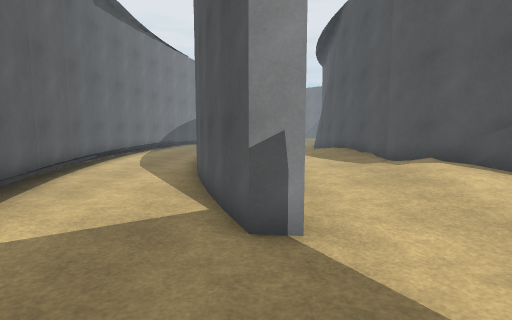
[1] (above)

15 first-person views from a walk through a scene from a Unity 3-D project. The camera is 1.4 m above the floor, tilts 6° down and sees 80° across. The floor is counted in squares, 1 m on a side. Each view is taken from the middle of a square. On the plan, view 1 faces up. The plan holds only what a view shows up to about 14 squares ahead; the rest is blank. The place goes on beyond the plan. Some animated figures are not drawn. Surface patterns are stand-ins for the level's own textures.

[2]
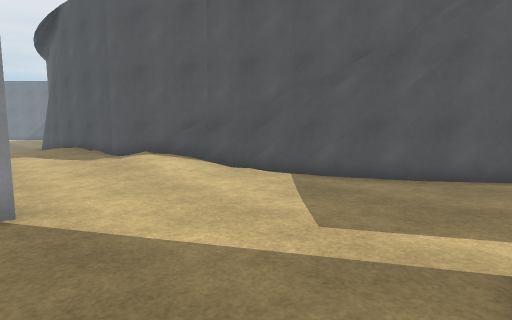

[3]
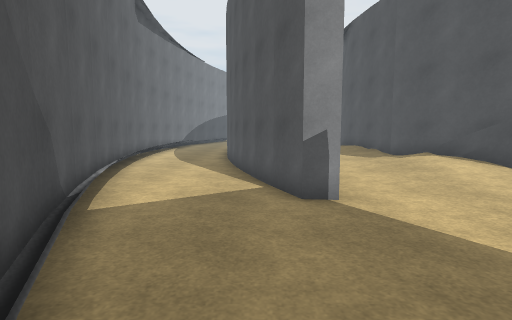

[4]
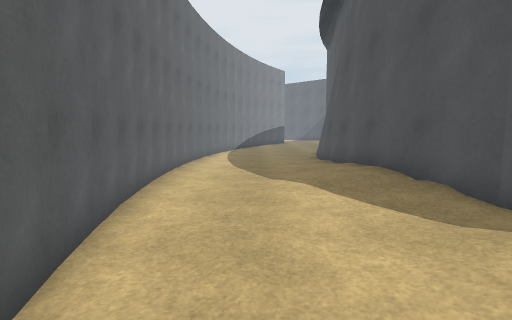

[5]
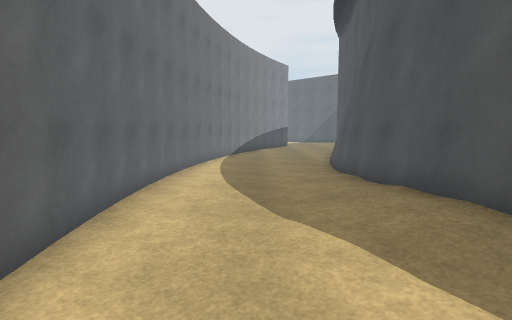

[6]
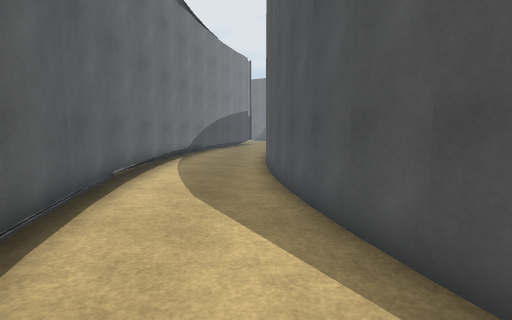

[7]
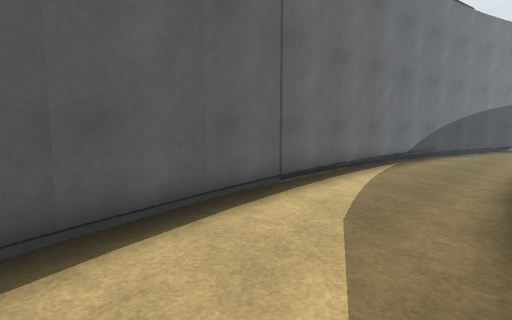

[8]
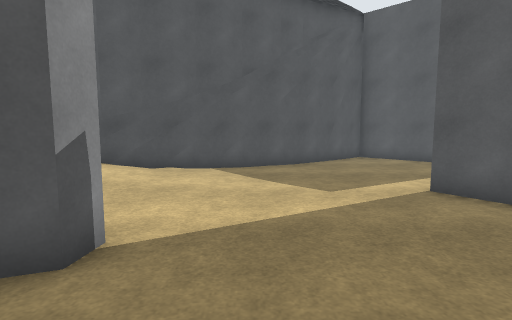

[9]
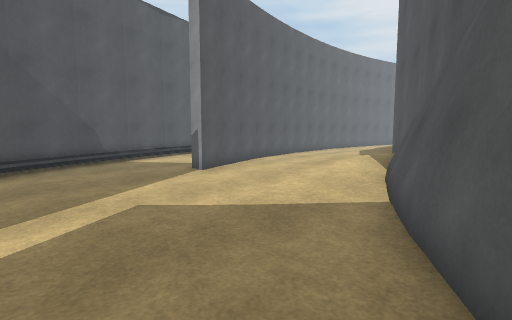

[10]
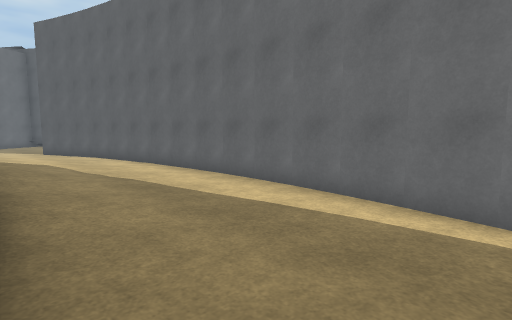

[11]
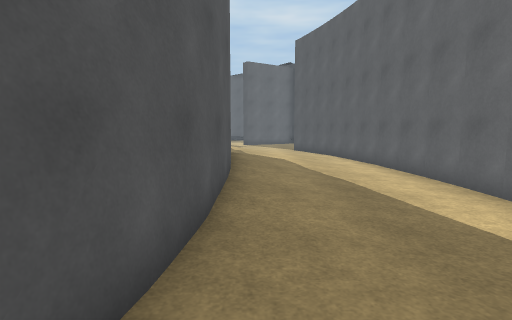

[12]
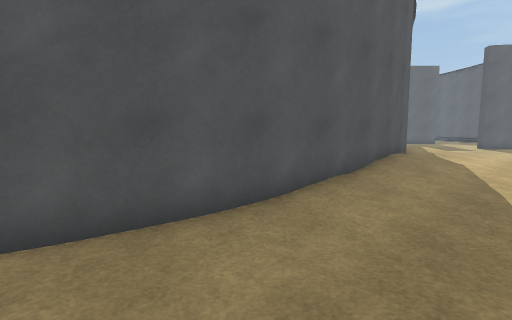

[13]
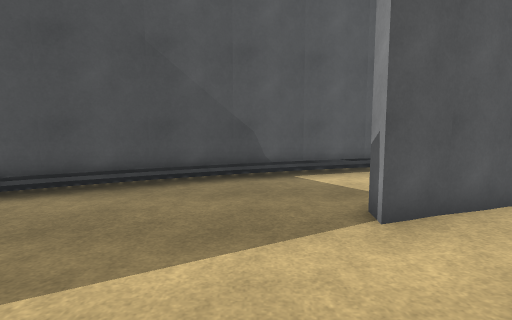

[14]
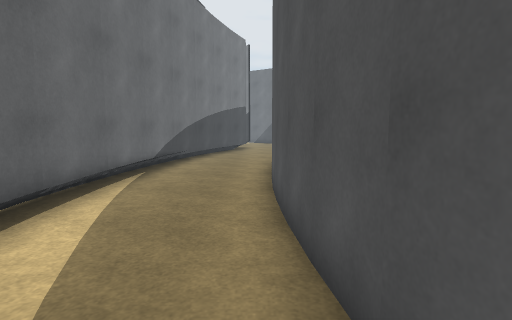

[15]
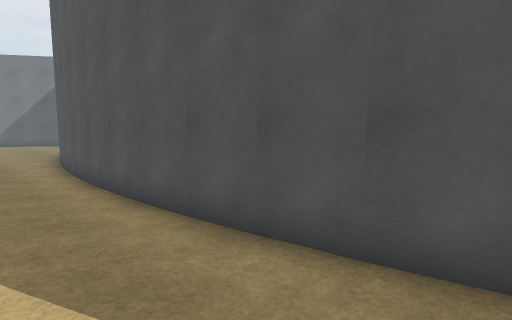

### Floor plan
Key: @ floor where view 1 was taken; # wall or solid block; . main floor; : floor 0.25 m higher than the main floor; + floor 0.5 m higher than the main floor; / step, stairs or slope.
Columns run from 7 left of view 1 to 11 right of it. Each row starts with its distance up from view 1.
 23  #...##.....#
 22  #...#.....##
 21  #...#.....##
 20 ##...#.....#
 19 #....#.....#
 18 #....#....:#
 17 #....#....:#
 16 #....#...::#
 15 #....#...::#
 14 #....#...:+#
 13 #....#..::+#
 12 ##...#..://#
 11  #...#..:::#
 10  #...##.:::##
  9  #...##.:::+#
  8  #....#..::/##
  7  ##...#...:/+#
  6   #...##..:::##
  5   #....#...::##
  4   #....#.....:##
  3   ##..........##
  2    #...........##
  1    ##...........#
  0     #..@........##
 -1     ##...........##
 -2      #....##......#

Where each view was taken, in squares from view 1:
view 1: 0 up, 0 right, facing up
view 2: 2 down, 0 right, facing up-right
view 3: 2 down, 1 left, facing up
view 4: 6 up, 1 right, facing up
view 5: 9 up, 1 right, facing up
view 6: 5 up, 3 left, facing up
view 7: 7 up, 2 left, facing up-left
view 8: 2 up, 3 left, facing right
view 9: 2 down, 9 right, facing up-left
view 10: 23 up, 4 right, facing down-left
view 11: 23 up, 3 right, facing down
view 12: 23 up, 0 right, facing down-right
view 13: 2 up, 5 right, facing left
view 14: 10 up, 3 left, facing up
view 15: 9 up, 5 left, facing up-right
